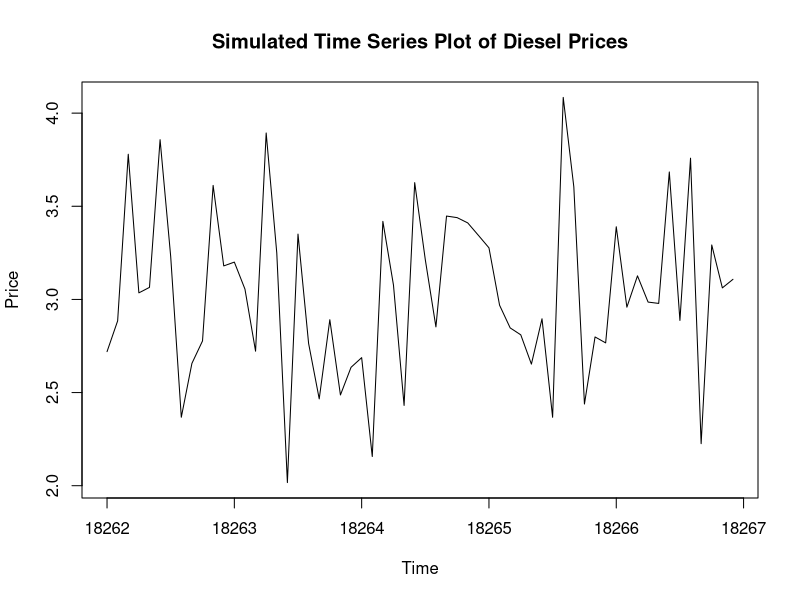
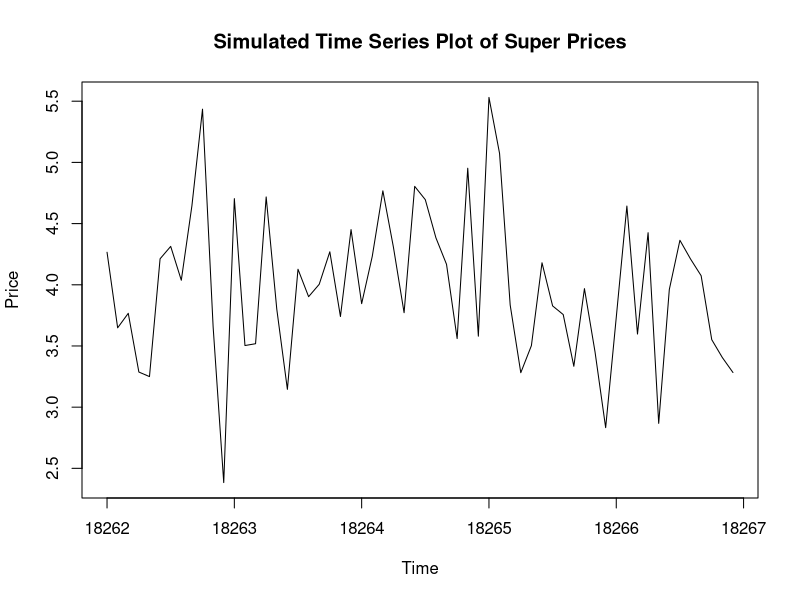
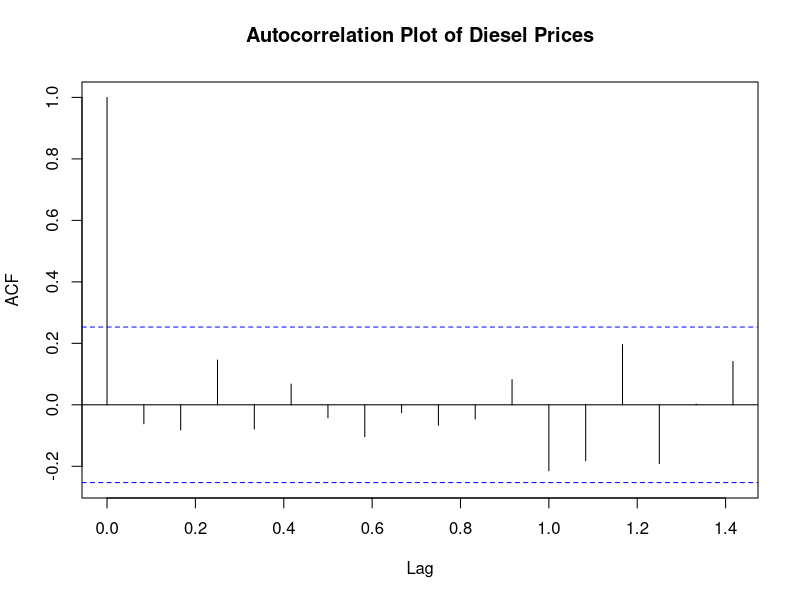
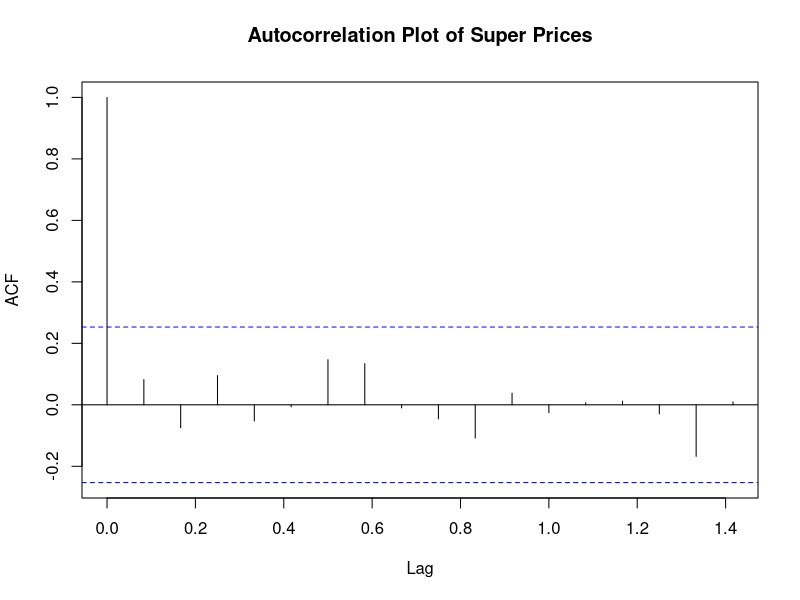
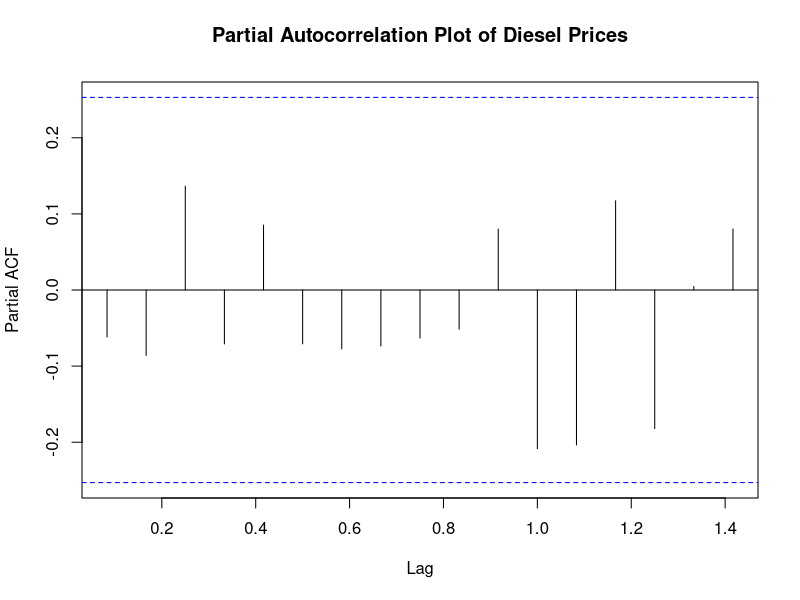
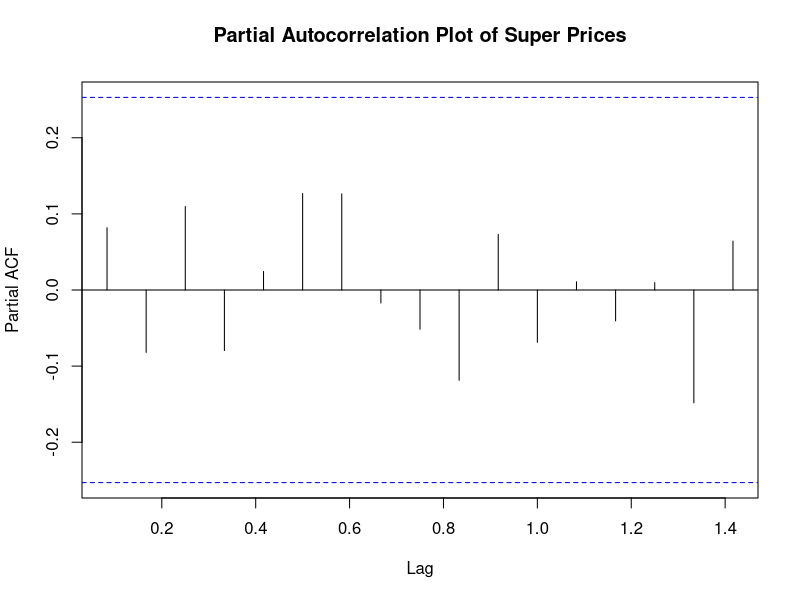

Recreate these plots in R, in order.



# Example code to simulate random data
set.seed(123)  # for reproducibility
num_months <- 60  # 5 years of data
diesel_prices <- rnorm(num_months, mean = 3, sd = 0.5)  # Example mean and standard deviation for diesel prices
super_prices <- rnorm(num_months, mean = 4, sd = 0.7)  # Example mean and standard deviation for super prices

# Step 2: Data Preprocessing
# Convert the simulated data into time series objects in R.

# Example code for data preprocessing
start_date <- as.Date("2020-01-01")  # Example start date
goil_ts_diesel <- ts(diesel_prices, start = start_date, frequency = 12)
goil_ts_super <- ts(super_prices, start = start_date, frequency = 12)

# Visualize simulated data
plot(goil_ts_diesel, main = "Simulated Time Series Plot of Diesel Prices", xlab = "Time", ylab = "Price")
plot(goil_ts_super, main = "Simulated Time Series Plot of Super Prices", xlab = "Time", ylab = "Price")

# Step 3: Exploratory Data Analysis (EDA)
# Conduct descriptive statistics to summarize the simulated data.
# Use autocorrelation and partial autocorrelation plots to identify any temporal dependencies.
# Investigate the presence of seasonality and trends in the data.

# Example code for EDA
# Summary statistics
summary(goil_ts_diesel)
summary(goil_ts_super)

# Autocorrelation plot
acf(goil_ts_diesel, main = "Autocorrelation Plot of Diesel Prices")
acf(goil_ts_super, main = "Autocorrelation Plot of Super Prices")

# Partial autocorrelation plot
pacf(goil_ts_diesel, main = "Partial Autocorrelation Plot of Diesel Prices")
pacf(goil_ts_super, main = "Partial Autocorrelation Plot of Super Prices")

# Step 4: Model Selection
# Based on the characteristics observed in the EDA, select appropriate time series forecasting models.
# Common models include ARIMA (AutoRegressive Integrated Moving Average), SARIMA (Seasonal ARIMA), or machine learning methods like LSTM (Long Short-Term Memory) networks.
# Consider the seasonal nature of fuel prices when choosing the model.

# Step 5: Model Fitting
# Split the simulated data into training and testing sets.
# Fit the selected model(s) to the training data.

# Step 6: Model Evaluation
# Validate the model using the testing dataset.
# Measure the model's performance using appropriate metrics such as Mean Absolute Error (MAE), Mean Squared Error (MSE), or Root Mean Squared Error (RMSE).
# Compare the model's predictions against actual prices to assess accuracy.

# Step 7: Forecasting
# Once the model is validated, use it to forecast future prices of the Goil products.
# Generate confidence intervals around the forecasts to provide a measure of uncertainty.

# Step 8: Interpretation and Reporting
# Interpret the results of the forecasting model(s) in the context of the objectives stated.
# Discuss the implications of the forecasts for minimizing risks associated with oil price volatility, aiding potential investors, and understanding pricing patterns.
# Present the findings in a clear and concise manner, possibly using visualizations to enhance understanding.
# Provide recommendations based on the analysis conducted.
